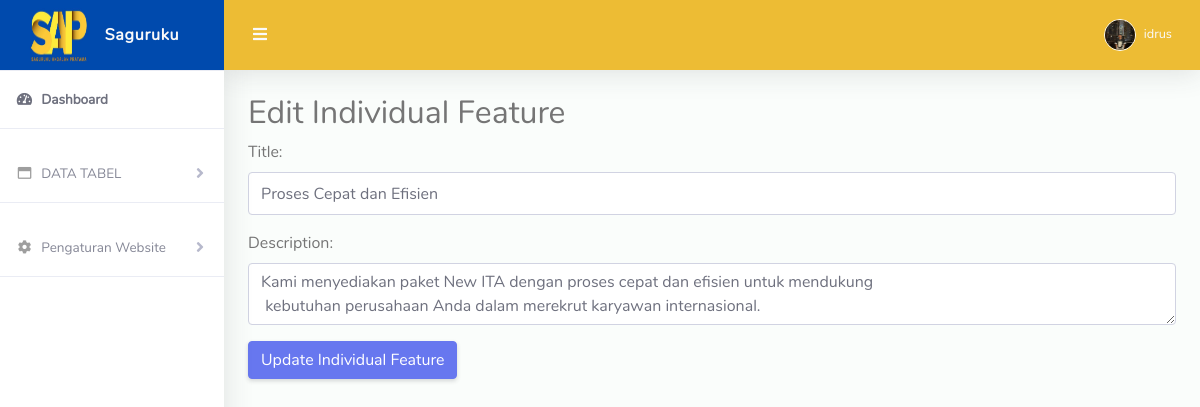
Screenshot of /admin/edit-individual-feature.php?id=1 (signed in) with the database file from the repository.
### tables this page shows
CREATE TABLE `individual_features` (
  `id` int(11) NOT NULL,
  `main_feature_id` int(11) NOT NULL,
  `icon` varchar(255) NOT NULL,
  `title` varchar(255) NOT NULL,
  `description` text NOT NULL
);

### admin/edit-individual-feature.php (the view, shortened to what this page needs)
<?php
include '../include/config.php';
include 'include/navbar.php';
if (isset($_GET['id'])) {
    $individual_feature_id = $_GET['id'];
    $sql_individual_feature = "SELECT * FROM individual_features WHERE id = '$individual_feature_id'";
    $result_individual_feature = mysqli_query($conn, $sql_individual_feature);
    if (mysqli_num_rows($result_individual_feature) > 0) {
        $row_individual_feature = mysqli_fetch_assoc($result_individual_feature);
    } else {
        echo "Individual feature not found.";
        exit();
    }
} else {
    echo "Invalid request.";
    exit();
}
?>
<div class="container mt-4">
    <h2>Edit Individual Feature</h2>
    <form action="update-individual-feature.php" method="POST">
        <div class="form-group">
            <label for="title">Title:</label>
            <input type="text" class="form-control" name="title" id="title" value="<?php echo $row_individual_feature['title']; ?>">
        </div>
        <div class="form-group">
            <label for="description">Description:</label>
            <textarea class="form-control" name="description" id="description"><?php echo $row_individual_feature['description']; ?></textarea>
        </div>
        <button type="submit" class="btn btn-primary">Update Individual Feature</button>
    </form>
</div>

### admin/include/navbar.php (shortened to what this page needs)
<?php
require '../include/config.php';
if (isset($_SESSION['user_id'])) {
    $user_id = $_SESSION['user_id'];
    $sql = "SELECT username, images FROM admins WHERE id = '$user_id'";
    $result = mysqli_query($conn, $sql);
    if (mysqli_num_rows($result) > 0) {
        $row = mysqli_fetch_assoc($result);
        $username = $row['username'];
        $user_image = $row['images'];
    }
} else {
    header("Location: ../login/index.php");
    exit;
}
?>
<!DOCTYPE html>
<html lang="en">
<head>
    <link href="asset/vendor/fontawesome-free/css/all.min.css" rel="stylesheet" type="text/css">
    <link href="asset/vendor/bootstrap/css/bootstrap.min.css" rel="stylesheet" type="text/css">
    <link href="asset/css/ruang-admin.min.css" rel="stylesheet">
    <link href="asset/vendor/datatables/dataTables.bootstrap4.min.css" rel="stylesheet">
</head>
<body id="page-top">
    <div id="wrapper">
        <ul class="navbar-nav sidebar sidebar-light accordion" id="accordionSidebar">
            <a class="sidebar-brand d-flex align-items-center justify-content-center" href="index.php">
                <div class="sidebar-brand-icon">
                    <img src="asset/img/saguruku.jpg" width="60" height="55">
                </div>
                <div class="sidebar-brand-text mx-3">Saguruku</div>
            </a>
            <hr class="sidebar-divider my-0">
            <li class="nav-item active">
                <a class="nav-link" href="index.php">
                    <i class="fas fa-fw fa-tachometer-alt"></i>
                    <span>Dashboard</span></a>
            </li>
            <hr class="sidebar-divider">
            <li class="nav-item">
                <a class="nav-link collapsed" href="#" data-toggle="collapse" data-target="#collapseBootstrap" aria-expanded="true" aria-controls="collapseBootstrap">
                    <i class="far fa-fw fa-window-maximize"></i>
                    <span>DATA TABEL</span>
                </a>
            </li>
            <hr class="sidebar-divider">
            <li class="nav-item">
                <a class="nav-link collapsed" href="#" data-toggle="collapse" data-target="#collapsePengaturan" aria-expanded="true" aria-controls="collapsePengaturan">
                    <i class="fas fa-fw fa-cog"></i>
                    <span>Pengaturan Website</span>
                </a>
            </li>
            <hr class="sidebar-divider">
        </ul>
        <div id="content-wrapper" class="d-flex flex-column">
            <div id="content">
                <nav class="navbar navbar-expand navbar-light bg-navbar topbar mb-4 static-top">
                    <button id="sidebarToggleTop" class="btn btn-link rounded-circle mr-3">
                        <i class="fa fa-bars"></i>
                    </button>
                    <ul class="navbar-nav ml-auto">
                        <li class="nav-item dropdown no-arrow">
                            <a class="nav-link dropdown-toggle" href="#" id="userDropdown" role="button" data-toggle="dropdown" aria-haspopup="true" aria-expanded="false">
                                <img class="img-profile rounded-circle" src="uploads/<?php echo $user_image; ?>" style="max-width: 60px">
                                <span class="ml-2 d-none d-lg-inline text-black small">
                                    <?php echo $username; ?>
                                </span>
                            </a>
                        </li>
                    </ul>
                </nav>

### rows the page displays
individual_features: title "Proses Cepat dan Efisien", description "Kami menyediakan paket New ITA dengan proses cepat dan efisien untuk mendukung kebutuhan perusahaan Anda dalam merekrut karyawan internasional."

### other values shown
$username "idrus"
